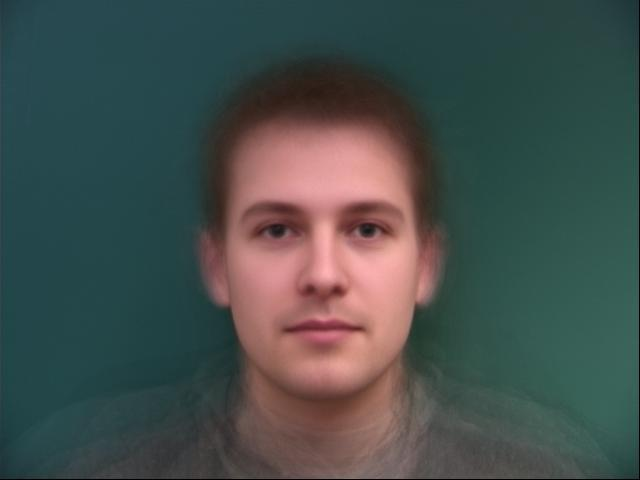
#> input picture vision/girish_balaji_proj4/data/edited_avg_dane.jpeg, 640 x 480 px; its folder holds 6 pictures in this run
$ python main.py   (older library calls are emulated)
#> lines starting #> are read from the running program, lines starting #| are printed output that depends on the picture
import numpy as np
from matplotlib import pyplot as plt
from scipy.misc import imsave
from scipy.misc import imresize
import pickle
from skimage.draw import polygon
import os
import fnmatch
import json

PREPROCESS = False

# data/edited_{im1_name} and data/edited_{im2_name} need to exist
GEN_REF = False
GEN_IM2_PTS = False

# Points Exist Needs to be True to run GET_AVG and GET_FULL_MORPH
POINTS_EXIST = False
GET_AVG = False
GET_FULL_MORPH = False

DANE_DATA = False

# Adds Caricature messup to IM2
GET_CARICATURE = True

# Adds smile to IM2
MORE_SMILING = False

# default: me_glass, satya
IM1_NAME = "avg_dane"
IM2_NAME = "me_no_glasses_for_dane"


from scipy.spatial import Delaunay

if PREPROCESS:
    im1 = plt.imread("data/{0}.jpeg".format(IM1_NAME)) / 255.0
    im2 = plt.imread("data/{0}.jpeg".format(IM2_NAME)) / 255.0

    if IM1_NAME == "me_glasses" and IM2_NAME == "satya":

        im1 = im1[200:-80, 60:]
        # plt.imshow(im1)
        # plt.show()
        imsave("data/edited_" + IM1_NAME + ".jpeg", im1)

        im2 = im2[:-200, 200:-200]
        im2 = imresize(im2, im1.shape)
        # plt.imshow(im2)
        # plt.show()
        imsave("data/edited_" + IM2_NAME + ".jpeg", im2)

    elif IM1_NAME == "avg_dane" and IM2_NAME == "me_no_glasses_for_dane":
        im2 = imresize(im2, im1.shape)
        imsave("data/edited_" + IM1_NAME + ".jpeg", im1)
        imsave("data/edited_" + IM2_NAME + ".jpeg", im2)


def get_n_points(n, im, msg):
    print('Please select {0} points in the: {1}.'.format(n, msg))
    plt.title('Please select {0} points in the: {1}.'.format(n, msg))
    plt.imshow(im)
    all_pts = plt.ginput(n, show_clicks=True, timeout=0)
    plt.close()
    return [i for i in all_pts]

im1 = plt.imread("data/edited_" + IM1_NAME + ".jpeg") / 255.0
im2 = plt.imread("data/edited_" + IM2_NAME + ".jpeg") / 255.0
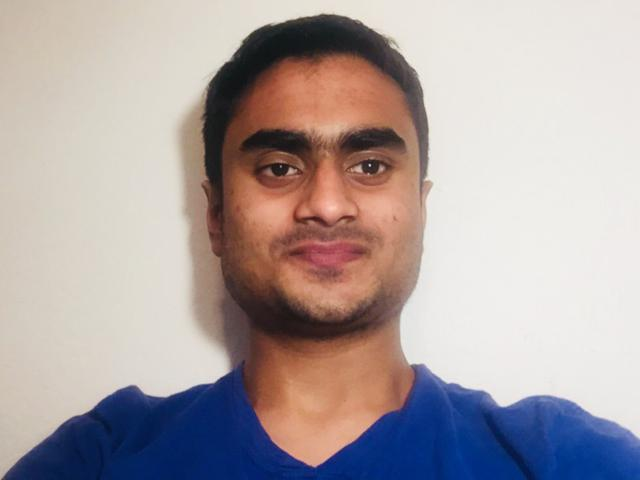
#> input picture vision/girish_balaji_proj4/data/edited_me_no_glasses_for_dane.jpeg, 640 x 480 px
#> (reads vision/girish_balaji_proj4/points/avg_dane.txt from the repository)
#> (reads vision/girish_balaji_proj4/points/me_no_glasses_for_dane.txt from the repository)

if GEN_REF:
    if IM1_NAME != "avg_dane":
        im1_pts = []

        # get 52 points on im1
        region = "full face"
        num_pts = 52
        im1_pts += get_n_points(num_pts, im1, region)

        # add corners
        h, w, _ = im1.shape
        im1_pts.append((0,0))
        im1_pts.append((w-1,0))
        im1_pts.append((0,h-1))
        im1_pts.append((w-1,h-1))

        # dump the 52 points to disk
        f= open("points/" + IM1_NAME + ".txt","wb")
        pickle.dump(im1_pts, f)
        f.close()
        # backup
        f= open("points/backup_" + IM1_NAME + ".txt","wb")
        pickle.dump(im1_pts, f)
        f.close()

        # Reading the points
        im1_pt_file = open("points/" + IM1_NAME + ".txt", 'rb')
        im1_pts = pickle.load(im1_pt_file)
        im1_pt_file.close()

        # save the 52 points as reference for generating im2 points
        plt.imshow(im1)
        plt.scatter(*zip(*im1_pts))
        for i in range(len(im1_pts)):
            plt.annotate(str(i), im1_pts[i])
        plt.savefig("output/point_reference_" + IM1_NAME + ".jpeg")
        plt.show()
        exit(0)

if GEN_IM2_PTS:
    # Reading IM1 PTS points
    im1_pt_file = open("points/" + IM1_NAME + ".txt", 'rb')
    im1_pts = pickle.load(im1_pt_file)
    im1_pt_file.close()

    im2_pts = []

    # get 52 points on im1
    region = "full face"
    num_pts = 58
    im2_pts += get_n_points(num_pts, im2, region)

    # add the corners
    h, w, _ = im2.shape
    im2_pts.append((0,0))
    im2_pts.append((w-1,0))
    im2_pts.append((0,h-1))
    im2_pts.append((w-1,h-1))

    # dump the 52 points to disk
    f= open("points/" + IM2_NAME + ".txt","wb")
    pickle.dump(im2_pts, f)
    f.close()
    # backup
    f= open("points/backup_" + IM2_NAME + ".txt","wb")
    pickle.dump(im2_pts, f)
    f.close()

    # Reading the points
    im2_pt_file = open("points/" + IM2_NAME + ".txt", 'rb')
    im2_pts = pickle.load(im2_pt_file)
    im2_pt_file.close()

    # save the 52 points as reference for generating im2 points
    plt.imshow(im2)
    plt.scatter(*zip(*im2_pts))
    for i in range(len(im2_pts)):
        plt.annotate(str(i), im2_pts[i])
    plt.savefig("output/point_reference_" + IM2_NAME + ".jpeg")
    plt.show()
    exit(0)


# affine transform of point in 1 to point in 2
class TriAffine:
    def __init__(self, tr1_pts, tr2_pts):


        self.tr1_pts = tr1_pts
        self.tr2_pts = tr2_pts
        p11, p12, p13 = tr1_pts
        p21, p22, p23 = tr2_pts

        source_pt_mat = np.array([
            [p11[0], p12[0], p13[0]],
            [p11[1], p12[1], p13[1]],
            [1.0     ,      1,      1]
        ])
        goal_pt_mat = np.array([
            [p21[0], p22[0], p23[0]],
            [p21[1], p22[1], p23[1]],
            [1.0     ,      1,      1]
        ])

        self.transform_mat = np.dot(goal_pt_mat, np.linalg.inv(source_pt_mat))

    # pts = x, y (output of np.nonzero)
    def transform(self, x_pts, y_pts):
        pts_mat = np.array([x_pts, y_pts])
        pts_mat = np.vstack((pts_mat, np.ones(pts_mat.shape[1])))
        transformed = np.round(np.dot(self.transform_mat, pts_mat)).astype(int)
        # print("Transform Matrix: ", transformed)
        return (transformed[0,:], transformed[1,:])


def get_morph(im1, im2, im1_pts_array, imt2_pts_array, t):
    # Get the average image
#> called with im1_pts_array = array of shape (62, 2), imt2_pts_array = array of shape (62, 2), t = 0.7
    mean_pts_array = (im1_pts_array) * (1-t) + (im2_pts_array) * (t)

    # Delaunay Mean
    tri_mean = Delaunay(mean_pts_array)

    #mean_pts_array[:,0], mean_pts_array[:,1] = mean_pts_array[:,1], mean_pts_array[:,0].copy()
    mean_im = np.zeros(im1.shape).astype(float)

    for tri_vert_idxs in tri_mean.simplices.copy():
        vert_idx1, vert_idx2, vert_idx3 = tri_vert_idxs

        im1_tri = np.array([im1_pts_array[vert_idx1], im1_pts_array[vert_idx2], im1_pts_array[vert_idx3]])
        im2_tri = np.array([im2_pts_array[vert_idx1], im2_pts_array[vert_idx2], im2_pts_array[vert_idx3]])
        im_mean_tri = np.array([mean_pts_array[vert_idx1], mean_pts_array[vert_idx2], mean_pts_array[vert_idx3]])

        Trans1 = TriAffine(im_mean_tri, im1_tri)
        Trans2 = TriAffine(im_mean_tri, im2_tri)

        poly_mean_x_idxs, poly_mean_y_idxs = polygon(im_mean_tri[:,0], im_mean_tri[:,1])

        poly1_x_idxs, poly1_y_idxs = Trans1.transform(poly_mean_x_idxs, poly_mean_y_idxs)
        poly2_x_idxs, poly2_y_idxs = Trans2.transform(poly_mean_x_idxs, poly_mean_y_idxs)

        mean_im[poly_mean_x_idxs, poly_mean_y_idxs] = im1[poly1_x_idxs, poly1_y_idxs] * (1-t) + im2[poly2_x_idxs, poly2_y_idxs] * (t)
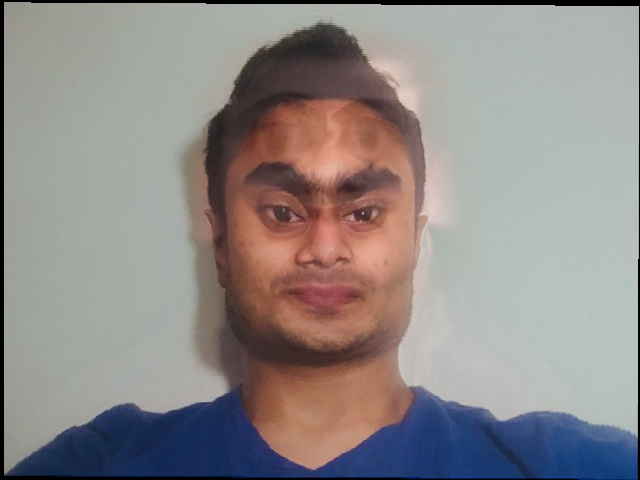
#> mean_im: shape (480, 640, 3) float64; mean R, G, B 0.565, 0.543, 0.537
    return mean_im


if POINTS_EXIST:
    # Reading IM1 Points
    im1_pt_file = open("points/" + IM1_NAME + ".txt", 'rb')
    im1_pts = pickle.load(im1_pt_file)
    im1_pt_file.close()

    # Reading IM2 Points
    im2_pt_file = open("points/" + IM2_NAME + ".txt", 'rb')
    im2_pts = pickle.load(im2_pt_file)
    im2_pt_file.close()

    # Delaunay IM1
    im1_pts_array = np.array([[a[0], a[1]] for a in im1_pts])
    tri1 = Delaunay(im1_pts_array)

    plt.imshow(im1)
    plt.triplot(im1_pts_array[:,0], im1_pts_array[:,1], tri1.simplices.copy())
    plt.plot(im1_pts_array[:,0], im1_pts_array[:,1], 'o')
    plt.savefig("output/Delaunay_" + IM1_NAME + ".jpeg")
    plt.show()

    # Delaunay IM2
    im2_pts_array = np.array([[a[0], a[1]] for a in im2_pts])
    tri2 = Delaunay(im2_pts_array)

    plt.imshow(im2)
    plt.triplot(im2_pts_array[:,0], im2_pts_array[:,1], tri2.simplices.copy())
    plt.plot(im2_pts_array[:,0], im2_pts_array[:,1], 'o')
    plt.savefig("output/Delaunay_" + IM2_NAME + ".jpeg")
    plt.show()


    # Variables we will use: (those right below) im1, im2
    # switch to [[row, col], ..]
    im1_pts_array[:,0], im1_pts_array[:,1] = im1_pts_array[:,1], im1_pts_array[:,0].copy()
    im2_pts_array[:,0], im2_pts_array[:,1] = im2_pts_array[:,1], im2_pts_array[:,0].copy()


    if GET_AVG:
        # Get the average image
        mean_pts_array = (im1_pts_array + im2_pts_array) / 2

        # Delaunay IM2
        tri_mean = Delaunay(mean_pts_array)

        # NOTE: THE AXES ARE FLIPPED HERE BECAUSE WE ALREADY REVERSED X,Y FOR IM{1,2}_PTS_ARRAY
        plt.imshow(im1)
        plt.triplot(mean_pts_array[:,1], mean_pts_array[:,0], tri_mean.simplices.copy())
        plt.plot(mean_pts_array[:,1], mean_pts_array[:,0], 'o', label="average points")
        plt.plot(im1_pts_array[:,1], im1_pts_array[:,0], '+', label="im1 points")
        plt.plot(im2_pts_array[:,1], im2_pts_array[:,0], 'b+', label="im2 points")
        plt.legend()
        plt.savefig("output/Delaunay_mean_" + IM1_NAME + "_" + IM2_NAME + ".jpeg")
        plt.show()

        #mean_pts_array[:,0], mean_pts_array[:,1] = mean_pts_array[:,1], mean_pts_array[:,0].copy()
        mean_im = get_morph(im1, im2, im1_pts_array, im2_pts_array, 0.5)

        imsave("output/avg_" + IM1_NAME + "_" + IM2_NAME + ".jpeg", mean_im)
        plt.imshow(mean_im)
        plt.show()

    if GET_FULL_MORPH:
        # Data available: im1_pts_array, im2_pts_array
        for i in range(45):
            t = i / 44.0
            mean_im = get_morph(im1, im2, im1_pts_array, im2_pts_array, t)

            imsave("output/" + IM1_NAME + "_" + IM2_NAME + "/" + str(i) + ".jpg", mean_im)
            #plt.imshow(mean_im)
            #plt.show()


def parse_dane_file(fname, dirname):
    all_pts = []
    with open(dirname + fname) as fp:
        all_lines = fp.readlines()
        for line in all_lines:
            if line[0] != "#" and len(line) > 0:
                spl = line.split()
                if len(spl) > 3:
                    # Row, column
                    curr_pt = [spl[3], spl[2]]
                    all_pts.append(curr_pt)
    return np.array(all_pts).astype('float')


if DANE_DATA:
    DANE_DIR = "dane_data/"

    total_pts_arr = None
    num_files = 0
    all_pts_arrs = []
    ims = []

    for file in os.listdir(DANE_DIR):
        if fnmatch.fnmatch(file, '*.asf'):
            fname = file
            im_fname = fname.split(".")[0] + ".bmp"
            # im_fname = "01-1m.bmp"

            im_pts_array = parse_dane_file(fname, DANE_DIR)
            im_data = plt.imread(DANE_DIR + im_fname) / 255.0
            im_pts_array[:,0] = im_pts_array[:,0] * (im_data.shape[0])
            im_pts_array[:,1] = im_pts_array[:,1] * (im_data.shape[1])

            # Add corners
            nr, nc, _ = im_data.shape
            im_pts_array = np.vstack((im_pts_array,
                np.array([[0, 0],
                          [nr - 1, 0],
                          [0, nc - 1],
                          [nr - 1, nc - 1]
                          ])))

            # [6 lines of commented-out code are left out]

            if num_files == 0:
                total_pts_arr = im_pts_array.copy()
            else:
                total_pts_arr += im_pts_array.copy()

            num_files += 1
            all_pts_arrs.append(im_pts_array.copy())
            ims.append(im_data)

    avg_pts_array = total_pts_arr.copy() / num_files


    # THE FOLLOWING CODE SAVES THE AVEREAGE AS IM1_NAME
    # TEMPORARILY FLIP THE ARRAY
    avg_pts_array[:,0], avg_pts_array[:,1] = avg_pts_array[:,1], avg_pts_array[:,0].copy()
    # SAVE THE POINTS
    # dump the 52 points to disk
    f= open("points/" + IM1_NAME + ".txt","wb")
    pickle.dump(avg_pts_array, f)
    f.close()
    # backup
    f= open("points/backup_" + IM1_NAME + ".txt","wb")
    pickle.dump(avg_pts_array, f)
    f.close()

    # Reading the points
    im1_pt_file = open("points/" + IM1_NAME + ".txt", 'rb')
    avg_pts_array = pickle.load(im1_pt_file)
    im1_pt_file.close()

    # save the 52 points as reference for generating im2 points
    plt.imshow(im1)
    plt.scatter(*zip(*avg_pts_array), marker='+')
    for i in range(len(avg_pts_array)):
        plt.annotate(str(i), (avg_pts_array[i]))
    plt.savefig("output/point_reference_" + IM1_NAME + ".jpeg")
    plt.show()

    avg_pts_array[:,0], avg_pts_array[:,1] = avg_pts_array[:,1], avg_pts_array[:,0].copy()
    # [12 lines of commented-out code are left out]
    tri_mean = Delaunay(avg_pts_array)

    #mean_pts_array[:,0], mean_pts_array[:,1] = mean_pts_array[:,1], mean_pts_array[:,0].copy()
    mean_im = np.zeros(im_data.shape).astype(float)
    ind_cont = 1 / num_files

    for tri_vert_idxs in tri_mean.simplices.copy():
        vert_idx1, vert_idx2, vert_idx3 = tri_vert_idxs

        for i in range(len(all_pts_arrs)):
            im_pts_array = all_pts_arrs[i]
            im = ims[i]
            im_tri = np.array([im_pts_array[vert_idx1], im_pts_array[vert_idx2], im_pts_array[vert_idx3]])
            im_mean_tri = np.array([avg_pts_array[vert_idx1], avg_pts_array[vert_idx2], avg_pts_array[vert_idx3]])

            Trans = TriAffine(im_mean_tri, im_tri)
            poly_mean_x_idxs, poly_mean_y_idxs = polygon(im_mean_tri[:,0], im_mean_tri[:,1])
            poly_im_x_idxs, poly_im_y_idxs = Trans.transform(poly_mean_x_idxs, poly_mean_y_idxs)
            mean_im[poly_mean_x_idxs, poly_mean_y_idxs] += im[poly_im_x_idxs, poly_im_y_idxs] * ind_cont

    plt.imshow(mean_im)
    imsave("output/avg_dane.jpg", mean_im)
    plt.show()

    # Morphing Examples
    for im_num in range(3):
        im1 = ims[im_num]
        im1_pts_array = all_pts_arrs[im_num]

        im2 = mean_im.copy()
        im2_pts_array = avg_pts_array

        N = 25
        for i in range(N):
            t = i / float(N - 1)
            sample = get_morph(im1, im2, im1_pts_array, im2_pts_array, t)
            imsave("output/dane_to_avg_example_" + str(im_num) + "/" + str(i) + ".jpg", sample)


# Assumes the im1 is saved as points
# We will create a caricature of im2
if GET_CARICATURE:
    # Reading IM1 Points
    im1_pt_file = open("points/" + IM1_NAME + ".txt", 'rb')
    im1_pts = pickle.load(im1_pt_file)
    im1_pt_file.close()

    # Reading IM2 Points
    im2_pt_file = open("points/" + IM2_NAME + ".txt", 'rb')
    im2_pts = pickle.load(im2_pt_file)
    im2_pt_file.close()

    im1_pts_array = np.array([[a[1], a[0]] for a in im1_pts])
    im2_pts_array = np.array([[a[1], a[0]] for a in im2_pts])

    alpha = 1
    im2_pts_array = im2_pts_array + (im2_pts_array - im1_pts_array) * alpha

    t = .7
    caricature = get_morph(im1, im2, im1_pts_array, im2_pts_array, t)
    plt.imshow(caricature)
    imsave("output/caricature_" + IM1_NAME + "_" + IM2_NAME + ".jpeg", caricature)
    plt.show()

    # [6 lines of commented-out code are left out]

if MORE_SMILING:
    DANE_SMILING_DIR = "dane_smiling/"

    total_pts_arr = None
    num_files = 0
    all_pts_arrs = []
    ims = []

    for file in os.listdir(DANE_SMILING_DIR):
        if fnmatch.fnmatch(file, '*.asf'):
            fname = file
            im_fname = fname.split(".")[0] + ".bmp"
            # im_fname = "01-1m.bmp"

            im_pts_array = parse_dane_file(fname, DANE_SMILING_DIR)
            im_data = plt.imread(DANE_SMILING_DIR + im_fname) / 255.0
            im_pts_array[:,0] = im_pts_array[:,0] * (im_data.shape[0])
            im_pts_array[:,1] = im_pts_array[:,1] * (im_data.shape[1])

            # Add corners
            nr, nc, _ = im_data.shape
            im_pts_array = np.vstack((im_pts_array,
                np.array([[0, 0],
                          [nr - 1, 0],
                          [0, nc - 1],
                          [nr - 1, nc - 1]
                          ])))

            # [6 lines of commented-out code are left out]

            if num_files == 0:
                total_pts_arr = im_pts_array.copy()
            else:
                total_pts_arr += im_pts_array.copy()

            num_files += 1
            all_pts_arrs.append(im_pts_array.copy())
            ims.append(im_data)

    avg_smiling_pts_array = total_pts_arr.copy() / num_files

    DANE_SMILING_DIR = "dane_not_smiling/"

    total_pts_arr = None
    num_files = 0
    all_pts_arrs = []
    ims = []

    for file in os.listdir(DANE_SMILING_DIR):
        if fnmatch.fnmatch(file, '*.asf'):
            fname = file
            im_fname = fname.split(".")[0] + ".bmp"
            # im_fname = "01-1m.bmp"

            im_pts_array = parse_dane_file(fname, DANE_SMILING_DIR)
            im_data = plt.imread(DANE_SMILING_DIR + im_fname) / 255.0
            im_pts_array[:,0] = im_pts_array[:,0] * (im_data.shape[0])
            im_pts_array[:,1] = im_pts_array[:,1] * (im_data.shape[1])

            # Add corners
            nr, nc, _ = im_data.shape
            im_pts_array = np.vstack((im_pts_array,
                np.array([[0, 0],
                          [nr - 1, 0],
                          [0, nc - 1],
                          [nr - 1, nc - 1]
                          ])))

            # [6 lines of commented-out code are left out]

            if num_files == 0:
                total_pts_arr = im_pts_array.copy()
            else:
                total_pts_arr += im_pts_array.copy()

            num_files += 1
            all_pts_arrs.append(im_pts_array.copy())
            ims.append(im_data)

    avg_not_smiling_pts_array = total_pts_arr.copy() / num_files

    # Reading IM2 Points
    im2_pt_file = open("points/" + IM2_NAME + ".txt", 'rb')
    im2_pts = pickle.load(im2_pt_file)
    im2_pt_file.close()

    # Delaunay IM2
    im2_pts_array = np.array([[a[1], a[0]] for a in im2_pts])

    plt.imshow(im2)
    plt.show()

    for alpha in [0, 1, 2, 4, -1, -2, -4]:
        # Get a new set of points
        #alpha = 2
        new_im2_pts_array = (im2_pts_array) + (avg_smiling_pts_array - avg_not_smiling_pts_array) * alpha

        # Delaunay Mean
        tri_mean = Delaunay(new_im2_pts_array)

        #mean_pts_array[:,0], mean_pts_array[:,1] = mean_pts_array[:,1], mean_pts_array[:,0].copy()
        mean_im = np.zeros(im2.shape).astype(float)

        for tri_vert_idxs in tri_mean.simplices.copy():
            vert_idx1, vert_idx2, vert_idx3 = tri_vert_idxs

            #im1_tri = np.array([im1_pts_array[vert_idx1], im1_pts_array[vert_idx2], im1_pts_array[vert_idx3]])
            im2_tri = np.array([im2_pts_array[vert_idx1], im2_pts_array[vert_idx2], im2_pts_array[vert_idx3]])
            im_mean_tri = np.array([new_im2_pts_array[vert_idx1], new_im2_pts_array[vert_idx2], new_im2_pts_array[vert_idx3]])

            #Trans1 = TriAffine(im_mean_tri, im1_tri)
            Trans2 = TriAffine(im_mean_tri, im2_tri)

            poly_mean_x_idxs, poly_mean_y_idxs = polygon(im_mean_tri[:,0], im_mean_tri[:,1])

            #poly1_x_idxs, poly1_y_idxs = Trans1.transform(poly_mean_x_idxs, poly_mean_y_idxs)
            poly2_x_idxs, poly2_y_idxs = Trans2.transform(poly_mean_x_idxs, poly_mean_y_idxs)

            mean_im[poly_mean_x_idxs, poly_mean_y_idxs] = im2[poly2_x_idxs, poly2_y_idxs]
        plt.imshow(mean_im)
        imsave("output/more_smiling_alpha_" + str(alpha) + ".jpg", mean_im)
        plt.show()
